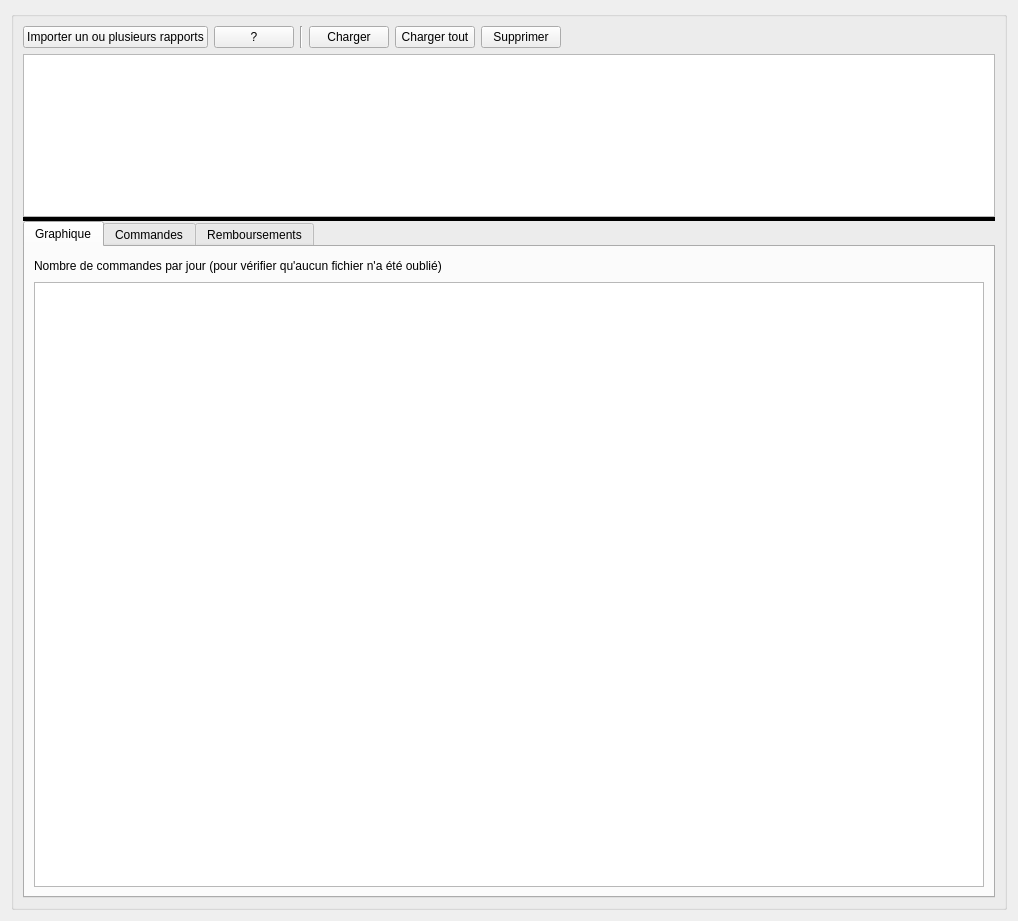
<?xml version="1.0" encoding="UTF-8"?>
<ui version="4.0">
 <class>OrderReportsWidget</class>
 <widget class="QWidget" name="OrderReportsWidget">
  <property name="geometry">
   <rect>
    <x>0</x>
    <y>0</y>
    <width>1018</width>
    <height>921</height>
   </rect>
  </property>
  <property name="windowTitle">
   <string>OrderReportsWidget</string>
  </property>
  <layout class="QVBoxLayout" name="verticalLayout_2">
   <item>
    <widget class="QGroupBox" name="groupBoxMain">
     <property name="title">
      <string/>
     </property>
     <layout class="QVBoxLayout" name="verticalLayout_3">
      <item>
       <layout class="QHBoxLayout" name="horizontalLayout">
        <item>
         <widget class="QPushButton" name="buttonImportReports">
          <property name="text">
           <string>Importer un ou plusieurs rapports</string>
          </property>
         </widget>
        </item>
        <item>
         <widget class="QPushButton" name="buttonHelp">
          <property name="text">
           <string>?</string>
          </property>
         </widget>
        </item>
        <item>
         <widget class="Line" name="line">
          <property name="orientation">
           <enum>Qt::Vertical</enum>
          </property>
         </widget>
        </item>
        <item>
         <widget class="QPushButton" name="buttonLoadDataExisting">
          <property name="toolTip">
           <string>Charger les rapports sélectionnés</string>
          </property>
          <property name="text">
           <string>Charger</string>
          </property>
         </widget>
        </item>
        <item>
         <widget class="QPushButton" name="buttonLoadAll">
          <property name="toolTip">
           <string>Charger tous les rapports</string>
          </property>
          <property name="text">
           <string>Charger tout</string>
          </property>
         </widget>
        </item>
        <item>
         <widget class="QPushButton" name="buttonRemoveReports">
          <property name="toolTip">
           <string>Supprimer les rapports sélectionnés</string>
          </property>
          <property name="text">
           <string>Supprimer</string>
          </property>
         </widget>
        </item>
        <item>
         <spacer name="horizontalSpacer">
          <property name="orientation">
           <enum>Qt::Horizontal</enum>
          </property>
          <property name="sizeHint" stdset="0">
           <size>
            <width>40</width>
            <height>20</height>
           </size>
          </property>
         </spacer>
        </item>
       </layout>
      </item>
      <item>
       <widget class="QSplitter" name="splitter">
        <property name="styleSheet">
         <string notr="true">QSplitter::handle {background: black;}</string>
        </property>
        <property name="orientation">
         <enum>Qt::Vertical</enum>
        </property>
        <widget class="QTreeView" name="treeViewFolder">
         <property name="sizePolicy">
          <sizepolicy hsizetype="Expanding" vsizetype="Expanding">
           <horstretch>0</horstretch>
           <verstretch>1</verstretch>
          </sizepolicy>
         </property>
         <property name="selectionMode">
          <enum>QAbstractItemView::ExtendedSelection</enum>
         </property>
        </widget>
        <widget class="QTabWidget" name="tabWidget">
         <property name="sizePolicy">
          <sizepolicy hsizetype="Expanding" vsizetype="Expanding">
           <horstretch>0</horstretch>
           <verstretch>3</verstretch>
          </sizepolicy>
         </property>
         <property name="currentIndex">
          <number>0</number>
         </property>
         <widget class="QWidget" name="tabChart">
          <attribute name="title">
           <string>Graphique</string>
          </attribute>
          <layout class="QVBoxLayout" name="verticalLayout">
           <item>
            <layout class="QHBoxLayout" name="horizontalLayout_2">
             <item>
              <widget class="QLabel" name="label">
               <property name="text">
                <string>Nombre de commandes par jour (pour vérifier qu'aucun fichier n'a été oublié)</string>
               </property>
              </widget>
             </item>
             <item>
              <spacer name="horizontalSpacer_2">
               <property name="orientation">
                <enum>Qt::Horizontal</enum>
               </property>
               <property name="sizeHint" stdset="0">
                <size>
                 <width>40</width>
                 <height>20</height>
                </size>
               </property>
              </spacer>
             </item>
            </layout>
           </item>
           <item>
            <widget class="QtCharts::QChartView" name="chartView">
             <property name="sizePolicy">
              <sizepolicy hsizetype="Expanding" vsizetype="Expanding">
               <horstretch>0</horstretch>
               <verstretch>4</verstretch>
              </sizepolicy>
             </property>
            </widget>
           </item>
          </layout>
         </widget>
         <widget class="WidgetOrders" name="tabOrders">
          <attribute name="title">
           <string>Commandes</string>
          </attribute>
         </widget>
         <widget class="WidgetRefunds" name="tabRefunds">
          <attribute name="title">
           <string>Remboursements</string>
          </attribute>
          <layout class="QVBoxLayout" name="verticalLayout_4"/>
         </widget>
        </widget>
       </widget>
      </item>
     </layout>
    </widget>
   </item>
  </layout>
 </widget>
 <customwidgets>
  <customwidget>
   <class>QtCharts::QChartView</class>
   <extends>QGraphicsView</extends>
   <header location="global">qchartview.h</header>
  </customwidget>
  <customwidget>
   <class>WidgetOrders</class>
   <extends>QWidget</extends>
   <header>gui/panes/widgets/WidgetOrders.h</header>
   <container>1</container>
  </customwidget>
  <customwidget>
   <class>WidgetRefunds</class>
   <extends>QWidget</extends>
   <header>gui/panes/widgets/WidgetRefunds.h</header>
   <container>1</container>
  </customwidget>
 </customwidgets>
 <resources/>
 <connections/>
</ui>
